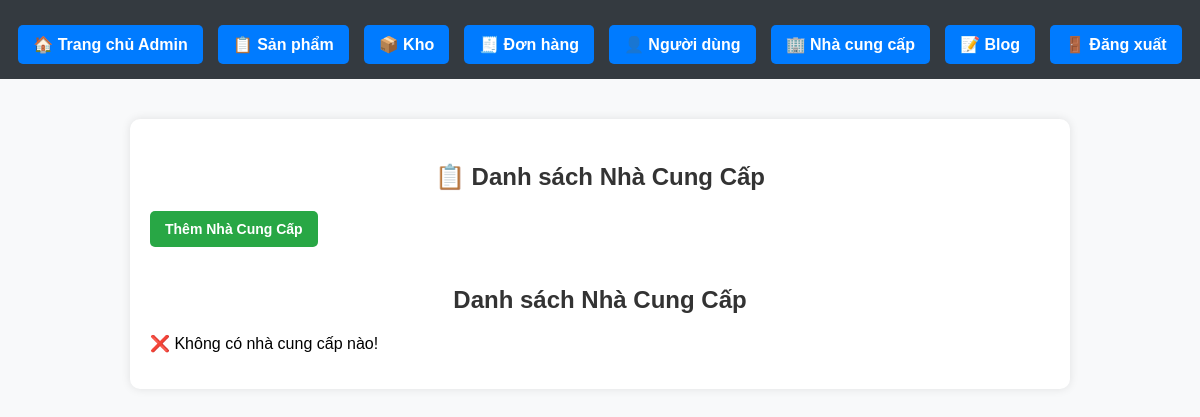
Page /admin/manage_supplier.php on the earlier database version.
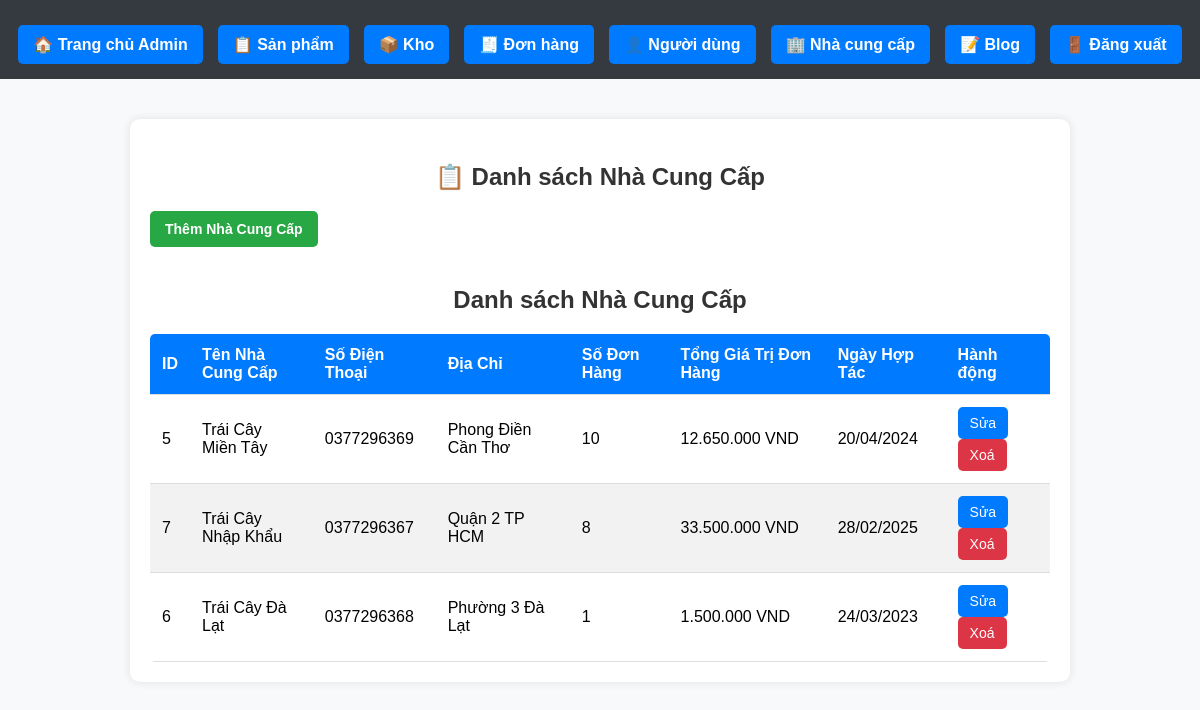
Same page on the later database version.
### tables this page shows
CREATE TABLE `suppliers` (
  `supplier_id` int(11) NOT NULL,
  `name` varchar(255) NOT NULL,
  `phone` varchar(15) NOT NULL,
  `address` text NOT NULL,
  `created_at` timestamp NOT NULL DEFAULT current_timestamp(),
  `status` enum('active','inactive') DEFAULT 'active'
);

### admin/manage_supplier.php (the view, shortened to what this page needs)
<?php
require_once __DIR__ . '/../database/db_connect.php';
$query = "SELECT suppliers.supplier_id, suppliers.name, suppliers.phone, suppliers.address, suppliers.created_at,
            COUNT(inventory.id) AS total_orders,
            SUM(inventory.purchase_price * inventory.quantity) AS total_value
          FROM suppliers
          LEFT JOIN inventory ON inventory.supplier = suppliers.name
          GROUP BY suppliers.name";
$result = $conn->query($query);
?>
<!DOCTYPE html>
<html lang="vi">
<head>
    <link rel="stylesheet" href="../assets/css/admin.css">
</head>
<body>
<?php include_once __DIR__ . '/nav_admin.php'; ?>
<section>
    <h3>📋 Danh sách Nhà Cung Cấp</h3>
    <a href="add_supplier.php" class="btn btn-success">Thêm Nhà Cung Cấp</a>
    <h3>Danh sách Nhà Cung Cấp</h3>
    <?php if ($result->num_rows > 0): ?>
        <table class="admin-table">
            <thead>
                <tr>
                    <th>ID</th>
                    <th>Tên Nhà Cung Cấp</th>
                    <th>Số Điện Thoại</th>
                    <th>Địa Chỉ</th>
                    <th>Số Đơn Hàng</th>
                    <th>Tổng Giá Trị Đơn Hàng</th>
                    <th>Ngày Hợp Tác</th>
                    <th>Hành động</th>
                </tr>
            </thead>
            <tbody>
                <?php while ($row = $result->fetch_assoc()): ?>
                <tr>
                    <td><?= htmlspecialchars($row['supplier_id']) ?></td>
                    <td><?= htmlspecialchars($row['name']) ?></td>
                    <td><?= htmlspecialchars($row['phone']) ?></td>
                    <td><?= htmlspecialchars($row['address']) ?></td>
                    <td><?= htmlspecialchars($row['total_orders']) ?></td>
                    <td><?= number_format($row['total_value'], 0, ',', '.') ?> VND</td>
                    <td><?= date('d/m/Y', strtotime($row['created_at'])) ?></td>
                    <td>
                        <a class="btn btn-primary" href="update_supplier.php?id=<?= $row['supplier_id'] ?>">Sửa</a>
                        <a class="btn btn-danger" href="delete_supplier.php?id=<?= $row['supplier_id'] ?>" onclick="return confirm('Bạn có chắc chắn muốn xóa nhà cung cấp này?');">Xoá</a>
                    </td>
                </tr>
                <?php endwhile; ?>
            </tbody>
        </table>
    <?php else: ?>
        <p>❌ Không có nhà cung cấp nào!</p>
    <?php endif; ?>
</section>
</body>
</html>

### admin/nav_admin.php
<header>
    <nav>
        <a href="index.php">🏠 Trang chủ Admin</a>
        <a href="manage_products.php">📋 Sản phẩm</a>
        <a href="manage_inventory.php">📦 Kho</a>
        <a href="manage_orders.php">🧾 Đơn hàng</a>
        <a href="manage_users.php">👤 Người dùng</a>
        <a href="manage_supplier.php">🏢 Nhà cung cấp</a>
        <a href="manage_blogs.php">📝 Blog</a>
        <a href="../auth/logout.php">🚪 Đăng xuất</a>
    </nav>
</header>

### assets/css/admin.css (style rules this page uses)
body { font-family: Arial, sans-serif; background-color: #f8f9fa; margin: 0; padding: 0; }
header { background: #343a40; color: white; padding: 15px; text-align: center; }
nav { display: flex; justify-content: center; gap: 15px; margin-top: 10px; }
nav a { color: white; text-decoration: none; font-weight: bold; padding: 10px 15px; background: #007bff; border-radius: 5px; transition: background 0.3s ease-in-out; }
section { max-width: 900px; margin: 40px auto; padding: 20px; background: white; border-radius: 10px; box-shadow: 0 0 10px rgba(0, 0, 0, 0.1); }
h3 { text-align: center; color: #333; font-size: 24px; font-weight: bold; margin-bottom: 20px; }
.admin-table { width: 100%; border-collapse: collapse; background: #fff; border-radius: 5px; overflow: hidden; }
.admin-table th, .admin-table td { padding: 12px; text-align: left; border-bottom: 1px solid #ddd; }
.admin-table th { background: #007bff; color: #fff; }
.admin-table tr:nth-child(even) { background: #f2f2f2; }
.btn { text-decoration: none; padding: 8px 12px; border-radius: 5px; font-size: 14px; display: inline-block; text-align: center; }
.btn-primary { background: #007bff; color: white; }
.btn-success { display: inline-block; padding: 10px 15px; background: #28a745; color: white; text-decoration: none; border-radius: 5px; margin-bottom: 15px; font-weight: bold; }
.btn-danger { background: #dc3545; color: white; }

Differences in the rows shown:
added suppliers: supplier_id "5", name "Trái Cây Miền Tây", phone "0377296369", address "Phong Điền Cần Thơ", total_orders "10", total_value "12.650.000", created_at "20/04/2024"
added suppliers: supplier_id "7", name "Trái Cây Nhập Khẩu", phone "0377296367", address "Quận 2 TP HCM", total_orders "8", total_value "33.500.000", created_at "28/02/2025"
added suppliers: supplier_id "6", name "Trái Cây Đà Lạt", phone "0377296368", address "Phường 3 Đà Lạt", total_orders "1", total_value "1.500.000", created_at "24/03/2023"
Other differences:
text no longer shown: "❌ Không có nhà cung cấp nào!"
text now shown: "ID Tên Nhà Cung Cấp Số Điện Thoại Địa Chỉ Số Đơn Hàng Tổng Giá Trị Đơn Hàng Ngày Hợp Tác Hành động"
